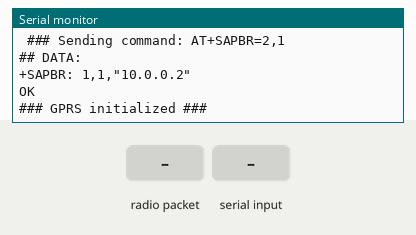
Bench run of a sketch on a simulated ESP32. Parts: the last lines printed to the serial monitor. The test bench sets the inputs (shaded band). The modem accepts every AT command (registered, SIM ready, sends succeed) and sends nothing else.

Above: at 9.7 s.
9.8 s: radio packet "1" arrives
At 11.3 s:
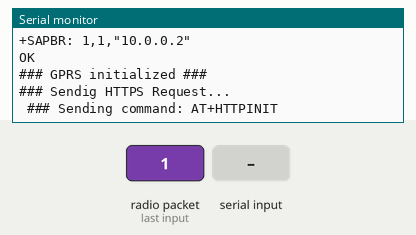
12.0 s: "1" received over the second serial link
15.0 s: "0" received over the second serial link
At 17.6 s:
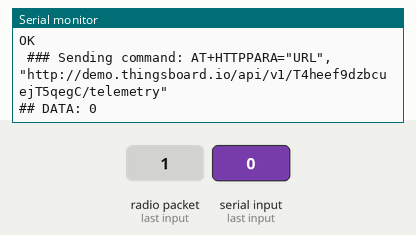

Measured:
- after the input at 9.8 s, the serial monitor: prints a new line after 0.71 s (image 1)
- after the input at 15.0 s, the serial monitor: prints a new line after 1.4 s (image 2)

The sketch:

Receiver-Gateway.ino
```cpp
// (licence header left out)
#include "heltec.h"

#define BAND 868E6
#define PAYLOAD_SIZE 20 //The maximum gateway
#define GATEWAY_ID 0

//Define some global variables
int GATEWAY_FRAME[PAYLOAD_SIZE + 3]; //The frame we send to the server(over GSM)
bool PROCESSING_FRAME = false;
bool GSM_UART_BUSY    = false;
bool GSM_INITIALIZED  = false;

/************************************************************/
//GSM AT Commands
String INIT_GPRS[][2] = {

  {"AT", "OK"},
  {"AT+SAPBR=3,1, \"Contype\", \"GPRS\"","OK"},
  {"AT+SAPBR=3,1, \"APN\", \"ac.vodafone.es\"", "OK"},
  {"AT+SAPBR=1,1", "OK"},
  {"AT+SAPBR=2,1", "OK"}
};

String HTTP_REQUEST[][2] = {

  {"AT+HTTPINIT","OK"},
  {"AT+HTTPPARA=\"CID\",1","OK"},
  {"AT+HTTPPARA=\"URL\",\"http://demo.thingsboard.io/api/v1/T4heef9dzbcuejT5qegC/telemetry\"","OK"},
  {"AT+HTTPPARA=\"CONTENT\",\"application/json\"","OK"},
  {"AT+HTTPACTION=1","200"},
  {"AT+HTTPTERM","OK"}
};
/******************************************************/

void setup(){

  /**************************************************************/
    //Initialize the UART port for the GSM module

    /* BAUD, STOP BITS, RX, TX*/
    Serial2.begin(115200, SERIAL_8N1, 16, 17); //Configure the 2nd UART for GSM communications
    Serial.begin(115200); //FOR DEBUGGING. MUST BE REMOVED IN PRODUCTION!!!!

    while(!Serial); //REMOVE THIS IN PRODUCTION
    while(!Serial2);

    //Set the header of the
    GATEWAY_FRAME[0] = GATEWAY_ID;

  /**************************************************************/

  /**************************************************************/
    //Initialize the LORA module
    Heltec.begin(false /*DisplayEnable Enable*/, true /*Heltec.LoRa Disable*/, true /*Serial Enable*/, true /*PABOOST Enable*/, BAND /*long BAND*/);

    //Configure the LORA receiver parameters
    LoRa.setSpreadingFactor(7);
    LoRa.setSignalBandwidth(125E3);
    LoRa.setCodingRate4(5);
    LoRa.setPreambleLength(8);
    LoRa.disableCrc();
    LoRa.setSyncWord(0x12);

    //Register the receiver callback
    LoRa.onReceive(onReceive);

    //Put the radio into receive mode
    LoRa.receive();

    //LoRa.setTxPower(20,RF_PACONFIG_PASELECT_PABOOST); //20dB output must via PABOOST
    //For more info refer to: https://heltec-automation-docs.readthedocs.io/en/latest/esp32/distance_test.html
  /**************************************************************/

   initGSM();
}

//Receive packages using interruption

int gateFrameSize;
int PACK_SIZE;
void onReceive(int packetSize){

   PACK_SIZE = packetSize;

   //Clear the Gateway frame before filling the new data
   gateFrameSize = (sizeof(GATEWAY_FRAME)/sizeof(int));

   //Copy the end node frame to the Gateway Frame
   for(int i = 1; i < gateFrameSize-1; i++){
       GATEWAY_FRAME[i] = 0;
   }

   GATEWAY_FRAME[1] = gatewayStatus();

   //Store the LORA data to a int array. We'll send this array to the GSM later
   for(int i = 0; i < packetSize; i++){
       GATEWAY_FRAME[(i+2)] = (int)LoRa.read();
   }
   PROCESSING_FRAME = true;
}

void loop(){

  //When we receive a frame, do not process other frames until we send the data over GSM
  if(PROCESSING_FRAME && GSM_INITIALIZED){
     PROCESSING_FRAME = false;
     sendHttpsRequest(GATEWAY_FRAME);
  }
  delay(1000);
}

/**Initialize the GPRS module. This operation must be done only ONCE.
   Otherwise, the module may get blocked.*/
void initGSM(){

  Serial.write("### Initializing GPRS ###");

  //Send the AT commands to initialzie the GPRS
  for(int i=0; i < 5; i++){

    //Wait until the uart is free
    while(GSM_UART_BUSY){
      delay(50);
    }
    sendATCommand(INIT_GPRS[i][0],INIT_GPRS[i][1]);
  }

  GSM_INITIALIZED = true;
  Serial.println("### GPRS initialized ###");
}

//Send the frame to the IOT platform over GSM
void sendHttpsRequest(int payload[]){

  Serial.println("### Sendig HTTPS Request...");

  //Send the HTTP Request
  for(int i=0; i < 4; i++){

     while(GSM_UART_BUSY){
        delay(50);
     }
     sendATCommand(HTTP_REQUEST[i][0], HTTP_REQUEST[i][1]);
  }

   /*** Set the PAYLOAD and send the Request ***/
   String myPayload = payloadBuilder();
   sendATCommand("AT+HTTPDATA="+String(myPayload.length())+",10000","DOWNLOAD"); //Set the payload length and timeout=10000 ms
   sendATCommand(myPayload,"OK"); //Set the JSON structure including the payload

   sendATCommand(HTTP_REQUEST[4][0], HTTP_REQUEST[4][1]); //Send the HTTPS Request
   sendATCommand(HTTP_REQUEST[5][0], HTTP_REQUEST[5][1]); //Terminate/Close the HTTPS Request

   //The Frame is sent to the IOT platform and the LORA module is ready to receive more papckages
   PROCESSING_FRAME = false;

   delay(5000);
}

/**
  Send an AT command to the UART adn wait for a specific answer.
  If the answer is not received in certain time, we quit the loop
*/
void sendATCommand(String ATcommand, String expected){

  String gsmAnswer = "";
  int counter = 0;

  Serial.println("\n ### Sending command: "+ATcommand);

  //Send the command to the UART and block the UART input
  GSM_UART_BUSY = true;

  //Send our AT command to the UART
  if(Serial2.availableForWrite() > ATcommand.length()){
     Serial2.println(ATcommand);
  }

  //When we receive an answer from the GSM over the UART,
  //we check if we got the expected answer or not. Then we unblock the UART input
  while( (gsmAnswer.indexOf(expected) == -1) && (counter < 10)){

    gsmAnswer = "";

    //Read a string from the UART
    if(Serial2.available()){
      gsmAnswer = Serial2.readString();
    }
    if(gsmAnswer.length() > 0){
       Serial.println("## DATA: "+gsmAnswer);
    }

    counter++;
    delay(500);
  }//Wait until the expected answer is received. If not, quit the loop

  counter = 0;
  delay(200);

  //Release the UART so we can send the next command
  GSM_UART_BUSY = false;
  //Serial.println("### Answer: ["+gsmAnswer+"] ### \n\n");
  Serial2.flush();
}

/**
 * Converts a int array to String in order to create
 * the payload data we want to send to the IOT platform
*/
String payloadBuilder(){

  String result;
  int frameSize = PACK_SIZE+2;
  for(int i=0; i < (frameSize - 1); i++){
    result.concat(GATEWAY_FRAME[i]);
    result.concat(",");
  }

  result.concat(GATEWAY_FRAME[frameSize - 1]);
  return "{\"payload\":["+result+"]}";
}


/** Returns the current status of the Gateway. */
byte gatewayStatus(){
   byte gateStatus = 0;
   return gateStatus;
}

boolean isAlphaNumeric(String str){

    int len = str.length();

    for(int i = 0; i<len; i++){
       if(not isalpha(str[i])){
          return false;
        }
    }
    return true;
}

//https://github.com/ostaquet/Arduino-SIM800L-driver
//Not used for now
void initDisplay(){
  //Configure the display of our gateway.
  //This is only for debugging, we'll remove this later
  /*Heltec.display->init();
  Heltec.display->flipScreenVertically();
  Heltec.display->setFont(ArialMT_Plain_10);
  Heltec.display->clear();*/
}
```
